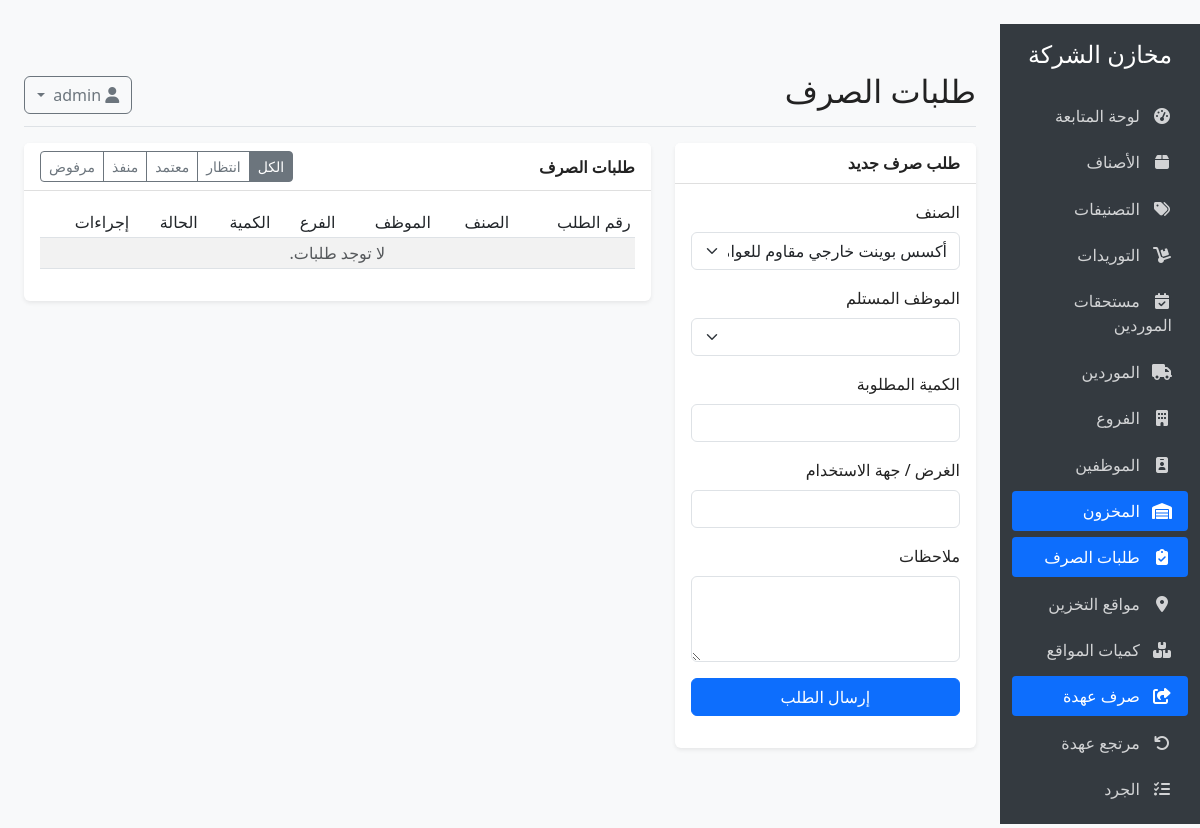
Before: /inventory/issue-requests (signed in) with the older database file.
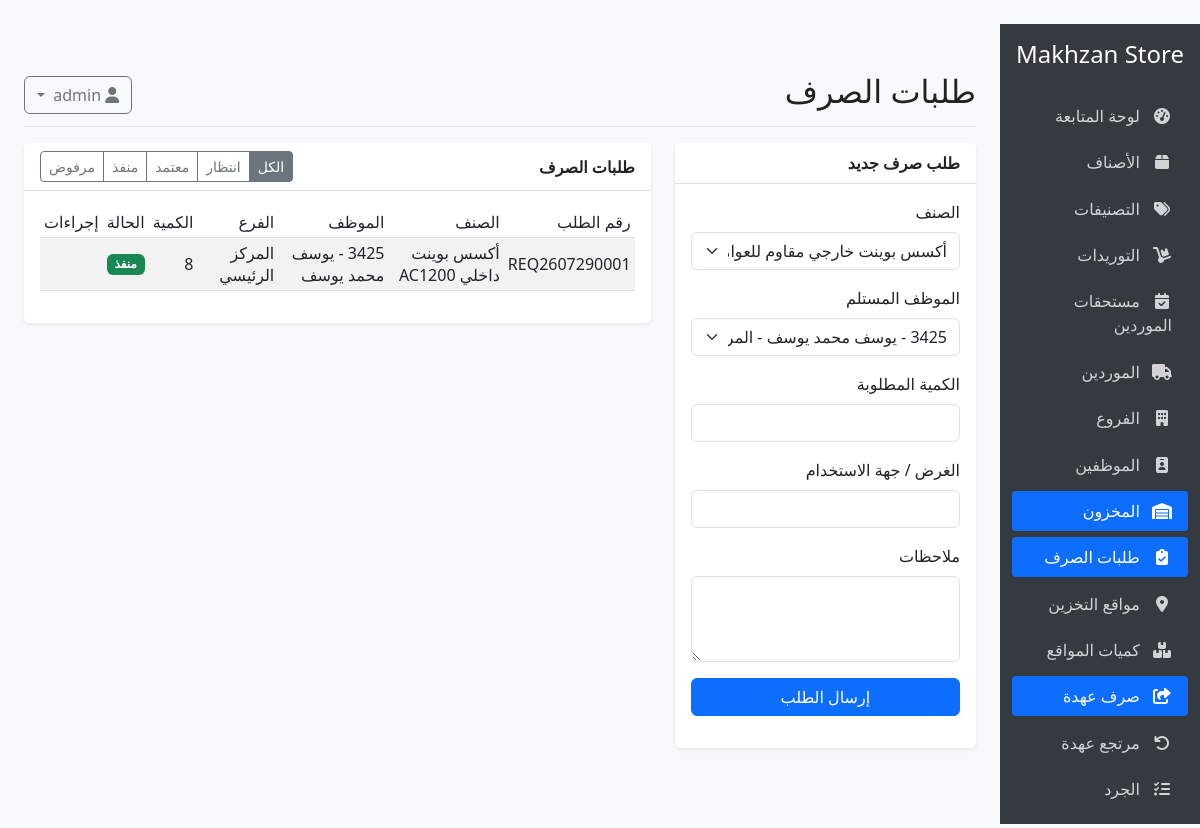
After: the same page with the newer database file.
### models.py (models this page shows, shortened)
class Setting(db.Model):
    __tablename__ = 'settings'
    id = db.Column(db.Integer, primary_key=True)
    key = db.Column(db.String(50), unique=True, nullable=False)
    value = db.Column(db.Text, nullable=True)

class StockIssueRequest(db.Model):
    __tablename__ = 'stock_issue_requests'
    id = db.Column(db.Integer, primary_key=True)
    request_number = db.Column(db.String(50), unique=True, nullable=False, index=True)
    product_id = db.Column(db.Integer, db.ForeignKey('products.id'), nullable=False)
    employee_id = db.Column(db.Integer, db.ForeignKey('employees.id'), nullable=False)
    quantity = db.Column(db.Integer, nullable=False)
    purpose = db.Column(db.String(200), nullable=True)
    notes = db.Column(db.Text, nullable=True)
    status = db.Column(db.String(20), default='pending', index=True)
    requested_by_id = db.Column(db.Integer, db.ForeignKey('users.id'), nullable=True)
    approved_by_id = db.Column(db.Integer, db.ForeignKey('users.id'), nullable=True)
    executed_by_id = db.Column(db.Integer, db.ForeignKey('users.id'), nullable=True)
    rejected_by_id = db.Column(db.Integer, db.ForeignKey('users.id'), nullable=True)
    requested_at = db.Column(db.DateTime, default=datetime.utcnow)
    approved_at = db.Column(db.DateTime, nullable=True)
    executed_at = db.Column(db.DateTime, nullable=True)
    rejected_at = db.Column(db.DateTime, nullable=True)
    approved_signature = db.Column(db.String(200), nullable=True)
    executed_signature = db.Column(db.String(200), nullable=True)
    rejected_signature = db.Column(db.String(200), nullable=True)
    rejection_reason = db.Column(db.Text, nullable=True)
    stock_issue_id = db.Column(db.Integer, db.ForeignKey('stock_issues.id'), nullable=True)
    product = db.relationship('Product', backref='issue_requests', lazy=True)
    employee = db.relationship('Employee', backref='issue_requests', lazy=True)
    requested_by = db.relationship('User', foreign_keys=[requested_by_id], lazy=True)
    approved_by = db.relationship('User', foreign_keys=[approved_by_id], lazy=True)
    executed_by = db.relationship('User', foreign_keys=[executed_by_id], lazy=True)
    rejected_by = db.relationship('User', foreign_keys=[rejected_by_id], lazy=True)
    stock_issue = db.relationship('StockIssue', lazy=True)

class Product(db.Model):
    __tablename__ = 'products'
    id = db.Column(db.Integer, primary_key=True)
    name = db.Column(db.String(100), nullable=False)
    description = db.Column(db.Text, nullable=True)
    barcode = db.Column(db.String(50), unique=True, nullable=True)
    sku = db.Column(db.String(50), unique=True, nullable=True)
    purchase_price = db.Column(db.Float, nullable=False, default=0)
    sale_price = db.Column(db.Float, nullable=False, default=0)
    min_quantity = db.Column(db.Integer, default=0)
    category_id = db.Column(db.Integer, db.ForeignKey('categories.id'), nullable=True)
    created_at = db.Column(db.DateTime, default=datetime.utcnow)
    updated_at = db.Column(db.DateTime, default=datetime.utcnow, onupdate=datetime.utcnow)
    inventory = db.relationship('Inventory', backref='product', uselist=False, lazy=True)
    purchase_items = db.relationship('PurchaseItem', backref='product', lazy=True)
    sale_items = db.relationship('SaleItem', backref='product', lazy=True)

class Employee(db.Model):
    __tablename__ = 'employees'
    id = db.Column(db.Integer, primary_key=True)
    employee_code = db.Column(db.String(50), unique=True, nullable=True, index=True)
    name = db.Column(db.String(120), nullable=False)
    department = db.Column(db.String(120), nullable=True)
    branch_id = db.Column(db.Integer, db.ForeignKey('branches.id'), nullable=True)
    job_title = db.Column(db.String(120), nullable=True)
    phone = db.Column(db.String(30), nullable=True)
    email = db.Column(db.String(120), nullable=True)
    is_active = db.Column(db.Boolean, default=True)
    notes = db.Column(db.Text, nullable=True)
    created_at = db.Column(db.DateTime, default=datetime.utcnow)
    issues = db.relationship('StockIssue', backref='employee', lazy=True)

class Branch(db.Model):
    __tablename__ = 'branches'
    id = db.Column(db.Integer, primary_key=True)
    name = db.Column(db.String(120), nullable=False)
    code = db.Column(db.String(50), unique=True, nullable=False, index=True)
    location = db.Column(db.String(200), nullable=True)
    notes = db.Column(db.Text, nullable=True)
    is_active = db.Column(db.Boolean, default=True)
    created_at = db.Column(db.DateTime, default=datetime.utcnow)
    employees = db.relationship('Employee', backref='branch', lazy=True)
    storage_locations = db.relationship('StorageLocation', backref='branch', lazy=True)

### app.py (the view, shortened to what this page needs)
@app.route('/inventory/issue-requests', methods=['GET', 'POST'])
@login_required
def issue_requests():
    form = StockIssueRequestForm()
    populate_product_employee_choices(form)
    status = request.args.get('status', 'all')
    query = StockIssueRequest.query.options(
        joinedload(StockIssueRequest.product),
        joinedload(StockIssueRequest.employee).joinedload(Employee.branch),
        joinedload(StockIssueRequest.requested_by),
        joinedload(StockIssueRequest.approved_by),
        joinedload(StockIssueRequest.executed_by)
    )
    if status != 'all':
        query = query.filter_by(status=status)
    if scoped_branch_id():
        query = query.join(Employee, StockIssueRequest.employee_id == Employee.id).filter(Employee.branch_id == scoped_branch_id())
    elif not (has_permission('issue_requests.approve') or has_permission('issue_requests.execute') or has_permission('audit.view')):
        query = query.filter_by(requested_by_id=current_user.id)
    requests_page = query.order_by(StockIssueRequest.requested_at.desc()).paginate(
        page=request.args.get('page', 1, type=int),
        per_page=25,
        error_out=False
    )
    return render_template('inventory/issue_requests.html', form=form, requests_page=requests_page, status=status, can_approve=can_approve_requests(), can_execute=can_manage_warehouse())

### forms.py
class StockIssueRequestForm(FlaskForm):
    product_id = SelectField('الصنف', coerce=int, validators=[DataRequired()])
    employee_id = SelectField('الموظف المستلم', coerce=int, validators=[DataRequired()])
    quantity = IntegerField('الكمية المطلوبة', validators=[DataRequired(), NumberRange(min=1)])
    purpose = StringField('الغرض / جهة الاستخدام', validators=[Optional(), Length(max=200)])
    notes = TextAreaField('ملاحظات', validators=[Optional()])

### app.py (called while the page is built)
def user_permissions(user):
    if not user or not user.is_authenticated:
        return set()
    if user.role == 'admin':
        return set(ALL_PERMISSION_CODES)
    permissions = set(ROLE_DEFAULT_PERMISSIONS.get(user.role, set()))
    permissions.update(parse_permissions(getattr(user, 'custom_permissions', None)))
    return permissions

def has_permission(permission_code):
    if not permission_code:
        return current_user.is_authenticated
    return permission_code in user_permissions(current_user)

def scoped_branch_id():
    if not current_user.is_authenticated:
        return None
    if current_user.role == 'admin':
        return None
    return getattr(current_user, 'branch_id', None)

### templates/inventory/issue_requests.html (shortened to what this page needs)
{% extends "base.html" %}
{% block header %}طلبات الصرف{% endblock %}
{% block content %}
<div class="row">
    {% if can('issue_requests.create') %}
    <div class="col-lg-4 mb-4">
        <div class="card">
            <div class="card-header"><strong>طلب صرف جديد</strong></div>
            <div class="card-body">
                <form method="POST">
                    <div class="mb-3">{{ form.product_id.label(class="form-label") }}{{ form.product_id(class="form-select") }}</div>
                    <div class="mb-3">{{ form.employee_id.label(class="form-label") }}{{ form.employee_id(class="form-select") }}</div>
                    <div class="mb-3">{{ form.quantity.label(class="form-label") }}{{ form.quantity(class="form-control") }}</div>
                    <div class="mb-3">{{ form.purpose.label(class="form-label") }}{{ form.purpose(class="form-control") }}</div>
                    <div class="mb-3">{{ form.notes.label(class="form-label") }}{{ form.notes(class="form-control", rows=3) }}</div>
                    <button class="btn btn-primary w-100" type="submit">إرسال الطلب</button>
                </form>
            </div>
        </div>
    </div>
    {% endif %}
    <div class="{% if can('issue_requests.create') %}col-lg-8{% else %}col-12{% endif %}">
        <div class="card">
            <div class="card-header d-flex justify-content-between align-items-center">
                <strong>طلبات الصرف</strong>
                <div class="btn-group btn-group-sm">
                    {% for key, label in [('all','الكل'),('pending','انتظار'),('approved','معتمد'),('executed','منفذ'),('rejected','مرفوض')] %}
                    <a class="btn btn-outline-secondary {% if status == key %}active{% endif %}" href="{{ url_for('issue_requests', status=key) }}">{{ label }}</a>
                    {% endfor %}
                </div>
            </div>
            <div class="card-body">
                <div class="table-responsive">
                    <table class="table table-striped table-sm align-middle">
                        <thead><tr><th>رقم الطلب</th><th>الصنف</th><th>الموظف</th><th>الفرع</th><th>الكمية</th><th>الحالة</th><th>إجراءات</th></tr></thead>
                        <tbody>
                            {% for req in requests_page.items %}
                            <tr>
                                <td>{{ req.request_number }}</td>
                                <td>{{ req.product.name if req.product else '-' }}</td>
                                <td>{{ req.employee.employee_code if req.employee else '-' }} - {{ req.employee.name if req.employee else '-' }}</td>
                                <td>{{ req.employee.branch.name if req.employee and req.employee.branch else '-' }}</td>
                                <td>{{ req.quantity }}</td>
                                <td>
                                    {% if req.status == 'pending' %}<span class="badge bg-warning text-dark">انتظار</span>
                                    {% elif req.status == 'approved' %}<span class="badge bg-info">معتمد</span>
                                    {% elif req.status == 'executed' %}<span class="badge bg-success">منفذ</span>
                                    {% else %}<span class="badge bg-danger">مرفوض</span>{% endif %}
                                </td>
                                <td>
                                </td>
                            </tr>
                            {% else %}
                            <tr><td colspan="7" class="text-center text-muted">لا توجد طلبات.</td></tr>
                            {% endfor %}
                        </tbody>
                    </table>
                </div>
                {% set page_obj = requests_page %}
            </div>
        </div>
    </div>
</div>
{% endblock %}

### templates/base.html (shortened to what this page needs)
﻿<!DOCTYPE html>
<html lang="ar" dir="rtl">
<head>
    <link rel="stylesheet" href="https://cdn.jsdelivr.net/npm/bootstrap@5.3.0/dist/css/bootstrap.rtl.min.css">
    <link rel="stylesheet" href="https://cdnjs.cloudflare.com/ajax/libs/font-awesome/6.4.0/css/all.min.css">
    <link id="theme-style" rel="stylesheet" href="{{ url_for('static', filename='css/' + (settings.get('theme', 'light') if settings else 'light') + '.css') }}">
</head>
<body>
    <div class="container-fluid">
        <div class="row">
            <div class="col-md-3 col-lg-2 d-md-block sidebar collapse">
                <div class="position-sticky pt-3">
                    <div class="text-center mb-4">
                        <h4>{{ settings['store_name'] if settings and settings.get('store_name') else 'مخازن الشركة' }}</h4>
                    </div>
                    <ul class="nav flex-column">
                        {% for permission, href, icon, label in nav_items %}
                            {% if can(permission) %}
                            <li class="nav-item">
                                <a class="nav-link {% if request.path == href or (href != '/' and request.path.startswith(href)) %}active{% endif %}" href="{{ href }}">
                                    <i class="{{ icon }}"></i> {{ label }}
                                </a>
                            </li>
                            {% endif %}
                        {% endfor %}
                    </ul>
                </div>
            </div>
            <main class="col-md-9 ms-sm-auto col-lg-10 px-md-4 main-content">
                <div class="d-flex justify-content-between flex-wrap flex-md-nowrap align-items-center pt-3 pb-2 mb-3 border-bottom">
                    <h1 class="h2">{% block header %}{% endblock %}</h1>
                    <div class="btn-toolbar mb-2 mb-md-0">
                        <div class="dropdown">
                            <button class="btn btn-outline-secondary dropdown-toggle" type="button" id="userDropdown" data-bs-toggle="dropdown" aria-expanded="false">
                                <i class="fas fa-user"></i>
                            </button>
                        </div>
                    </div>
                </div>
                {% block content %}{% endblock %}
            </main>
        </div>
    </div>
</body>
</html>

Changed rows visible on the page:
added Setting: value "Makhzan Store"
added StockIssueRequest: request_number "REQ2607290001", product "أكسس بوينت داخلي AC1200", employee "يوسف محمد يوسف", employee.branch "المركز الرئيسي", quantity "8", status "منفذ"
Other visible differences:
form field employee_id: (not shown) → "3425 - يوسف محمد يوسف - المركز الرئيسي"
text no longer shown: "مخازن الشركة لا توجد طلبات."
